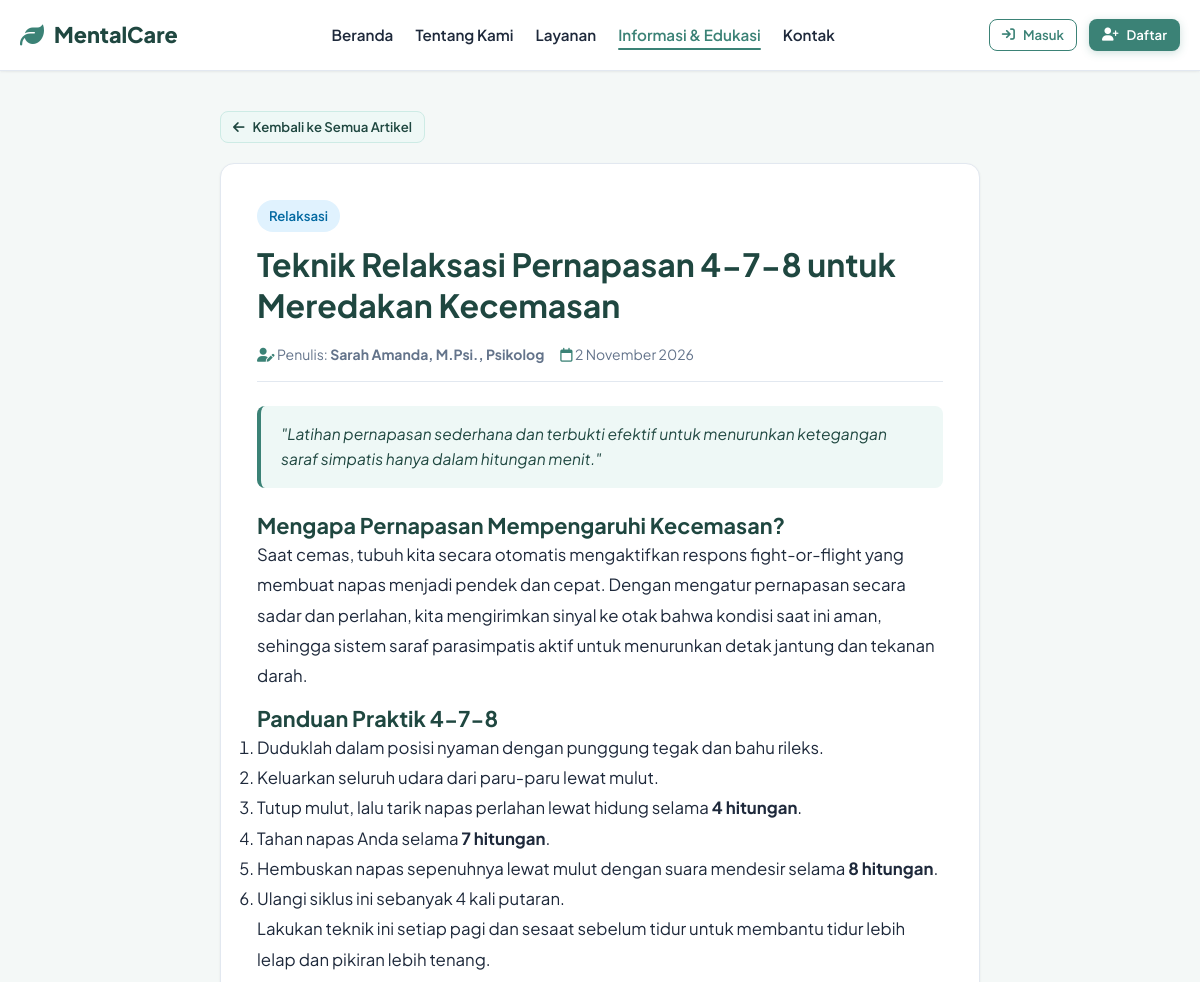
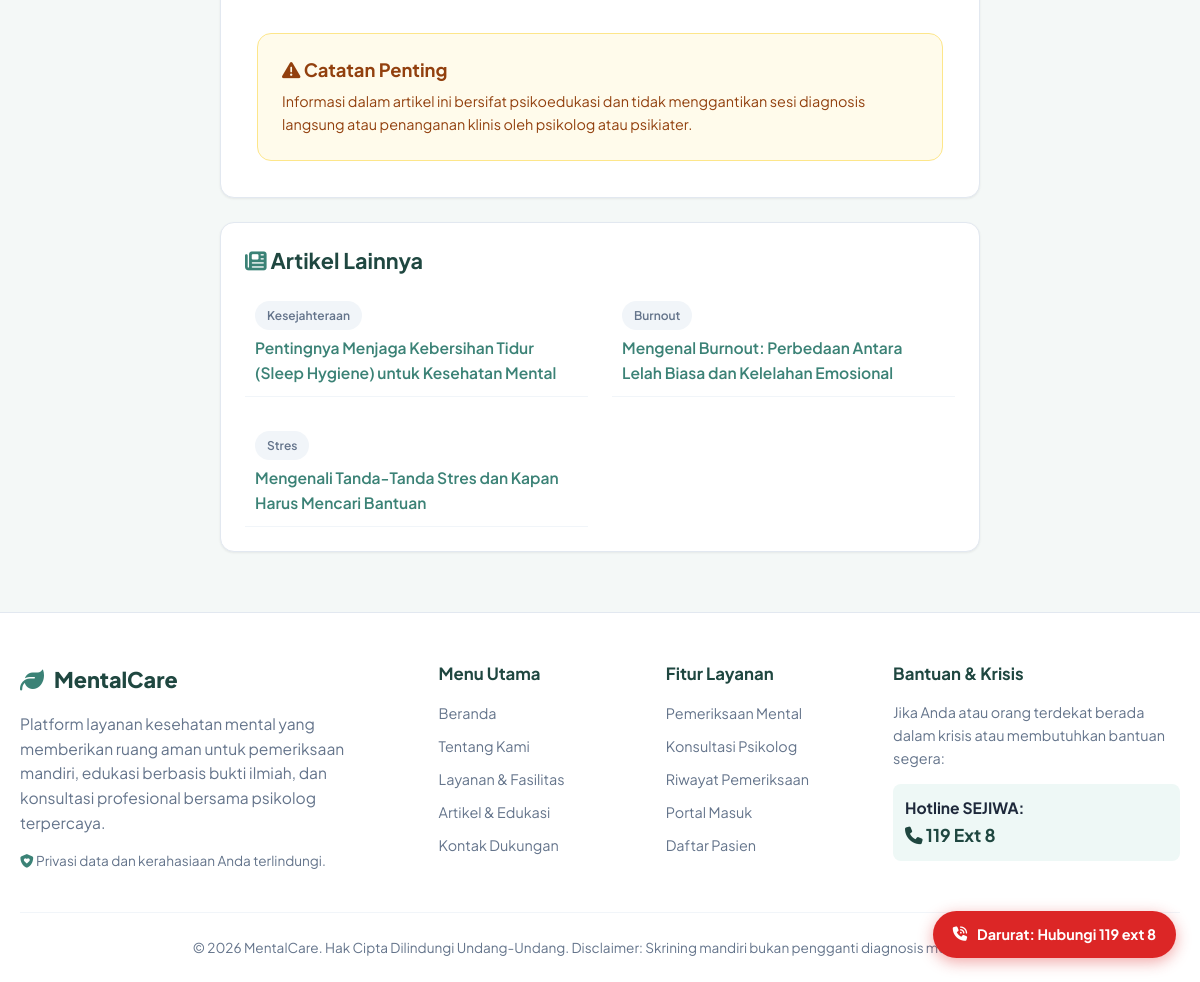
Screenshot of /artikel_detail.php?id=2 with the database file from the repository (2 pictures, top to bottom).
### tables this page shows
CREATE TABLE artikel (
  id INT AUTO_INCREMENT PRIMARY KEY,
  judul VARCHAR(220) NOT NULL,
  slug VARCHAR(240) NOT NULL UNIQUE,
  kategori VARCHAR(80) NOT NULL DEFAULT 'Edukasi',
  ringkasan TEXT NULL,
  isi MEDIUMTEXT NOT NULL,
  gambar VARCHAR(255) NULL,
  penulis_id INT NULL,
  created_at TIMESTAMP DEFAULT CURRENT_TIMESTAMP,
  FOREIGN KEY (penulis_id) REFERENCES users(id) ON DELETE SET NULL
);

CREATE TABLE users (
  id INT AUTO_INCREMENT PRIMARY KEY,
  nama VARCHAR(120) NOT NULL,
  identitas_nik VARCHAR(50) NULL COMMENT 'NIK atau NIM pasien/pengguna',
  email VARCHAR(120) NOT NULL UNIQUE,
  password VARCHAR(255) NOT NULL,
  role ENUM('admin', 'psikolog', 'pasien') NOT NULL DEFAULT 'pasien',
  no_hp VARCHAR(30) NULL,
  tanggal_lahir DATE NULL,
  jenis_kelamin ENUM('L', 'P') NULL,
  foto VARCHAR(255) NULL DEFAULT 'default.png',
  status ENUM('aktif', 'nonaktif') NOT NULL DEFAULT 'aktif',
  consent_at DATETIME NULL,
  created_at TIMESTAMP DEFAULT CURRENT_TIMESTAMP,
  updated_at TIMESTAMP DEFAULT CURRENT_TIMESTAMP ON UPDATE CURRENT_TIMESTAMP
);

### config/config.php (called while the page is built, shortened)
<?php
function db(): PDO {
    static $pdo = null;
    if ($pdo === null) {
        $dsn = 'mysql:host=' . DB_HOST . ';dbname=' . DB_NAME . ';charset=utf8mb4';
        $options = [
            PDO::ATTR_ERRMODE => PDO::ERRMODE_EXCEPTION,
            PDO::ATTR_DEFAULT_FETCH_MODE => PDO::FETCH_ASSOC,
            PDO::ATTR_EMULATE_PREPARES => false,
            PDO::MYSQL_ATTR_INIT_COMMAND => "SET NAMES utf8mb4 COLLATE utf8mb4_unicode_ci"
        ];
        $pdo = new PDO($dsn, DB_USER, DB_PASS, $options);
    }
    return $pdo;
}
function e($str): string {
    return htmlspecialchars((string)($str ?? ''), ENT_QUOTES, 'UTF-8');
}
function url(string $path = ''): string {
    $cleanPath = ltrim($path, '/');
    return BASE_URL . ($cleanPath ? '/' . $cleanPath : '');
}
function format_tanggal(?string $date, bool $includeTime = false): string {
    $timestamp = strtotime($date);
    $bulan = [
        1 => 'Januari', 'Februari', 'Maret', 'April', 'Mei', 'Juni',
        'Juli', 'Agustus', 'September', 'Oktober', 'November', 'Desember'
    ];
    $d = date('j', $timestamp);
    $m = $bulan[(int)date('n', $timestamp)];
    $y = date('Y', $timestamp);
    $formatted = "$d $m $y";
    return $formatted;
}

### artikel_detail.php (the view, shortened to what this page needs)
<?php
require_once 'config/config.php';
$id = (int)($_GET['id'] ?? 0);
$stmt = db()->prepare('SELECT a.*, u.nama as nama_penulis FROM artikel a LEFT JOIN users u ON u.id = a.penulis_id WHERE a.id = ?');
$stmt->execute([$id]);
$article = $stmt->fetch();
$stmtOther = db()->prepare('SELECT id, judul, kategori FROM artikel WHERE id != ? ORDER BY id DESC LIMIT 4');
$stmtOther->execute([$id]);
$otherArticles = $stmtOther->fetchAll();
require 'includes/header.php';
?>
<div class="container container-narrow" style="padding-top: 40px; margin-bottom: 60px;">
  <a href="<?= url('artikel.php') ?>" class="btn btn-light btn-sm" style="margin-bottom: 20px;">
    <i class="fa-solid fa-arrow-left"></i> Kembali ke Semua Artikel
  </a>
  <article class="card" style="padding: 36px;">
    <span class="badge badge-info" style="margin-bottom: 12px;"><?= e($article['kategori']) ?></span>
    <h1 style="font-size: 2rem; margin-bottom: 16px;"><?= e($article['judul']) ?></h1>
    <div style="display: flex; gap: 16px; color: var(--text-muted); font-size: 0.875rem; border-bottom: 1px solid var(--border-color); padding-bottom: 16px; margin-bottom: 24px; flex-wrap: wrap;">
      <span><i class="fa-solid fa-user-pen text-primary"></i> Penulis: <strong><?= e($article['nama_penulis'] ?? 'Tim Psikolog MentalCare') ?></strong></span>
      <span><i class="fa-regular fa-calendar text-primary"></i> <?= format_tanggal($article['created_at']) ?></span>
    </div>
    <?php if (!empty($article['ringkasan'])): ?>
      <div style="background: var(--primary-light); padding: 16px 20px; border-radius: var(--radius-sm); margin-bottom: 24px; font-style: italic; color: var(--primary-dark); border-left: 4px solid var(--primary);">
        "<?= e($article['ringkasan']) ?>"
      </div>
    <?php endif; ?>
    <div class="article-content" style="font-size: 1.05rem; line-height: 1.8; color: var(--text-main);">
      <?= $article['isi']  ?>
    </div>
    <div style="margin-top: 40px; padding: 24px; background: #fffbeb; border: 1px solid #fde68a; border-radius: var(--radius-md);">
      <h4 style="color: #92400e; margin-bottom: 8px;"><i class="fa-solid fa-triangle-exclamation"></i> Catatan Penting</h4>
      <p style="font-size: 0.9rem; color: #92400e; margin: 0;">
        Informasi dalam artikel ini bersifat psikoedukasi dan tidak menggantikan sesi diagnosis langsung atau penanganan klinis oleh psikolog atau psikiater.
      </p>
    </div>
  </article>
  <?php if (!empty($otherArticles)): ?>
    <div class="card" style="padding: 24px; margin-top: 24px;">
      <h3 style="margin-bottom: 16px;"><i class="fa-solid fa-newspaper text-primary"></i> Artikel Lainnya</h3>
      <div class="grid grid-2">
        <?php foreach ($otherArticles as $oa): ?>
          <div style="padding: 10px; border-bottom: 1px solid var(--border-light);">
            <span class="badge badge-secondary" style="font-size: 0.75rem;"><?= e($oa['kategori']) ?></span>
            <div style="font-weight: 600; margin-top: 6px;">
              <a href="<?= url('artikel_detail.php?id=' . $oa['id']) ?>"><?= e($oa['judul']) ?></a>
            </div>
          </div>
        <?php endforeach; ?>
      </div>
    </div>
  <?php endif; ?>
</div>
<?php require 'includes/footer.php'; ?>

### assets/css/style.css (style rules this page uses)
:root { --primary: #3b8276; --primary-hover: #2f695f; --primary-light: #eef8f6; --primary-dark: #1f4740; --secondary: #0284c7; --secondary-light: #e0f2fe; --accent: #14b8a6; --success: #10b981; --success-bg: #d1fae5; --success-text: #065f46; --info: #0ea5e9; --info-bg: #e0f2fe; --info-text: #0369a1; --warning: #f59e0b; --warning-bg: #fef3c7; --warning-text: #92400e; --danger: #ef4444; --danger-bg: #fee2e2; --danger-text: #991b1b; --bg-body: #f4f8f7; --bg-card: #ffffff; --text-main: #1e293b; --text-muted: #64748b; --border-color: #e2e8f0; --border-light: #f1f5f9; --sidebar-width: 260px; --navbar-height: 70px; --radius-sm: 8px; --radius-md: 14px; --radius-lg: 20px; --radius-full: 9999px; --shadow-sm: 0 1px 3px rgba(0,0,0,0.04), 0 1px 2px rgba(0,0,0,0.03); --shadow-md: 0 4px 6px -1px rgba(0,0,0,0.06), 0 2px 4px -2px rgba(0,0,0,0.04); --shadow-lg: 0 10px 15px -3px rgba(0,0,0,0.07), 0 4px 6px -4px rgba(0,0,0,0.04); --transition: all 0.25s cubic-bezier(0.4, 0, 0.2, 1); }
* { box-sizing: border-box; margin: 0; padding: 0; }
body { font-family: 'Plus Jakarta Sans', system-ui, -apple-system, sans-serif; background-color: var(--bg-body); color: var(--text-main); line-height: 1.6; font-size: 0.975rem; -webkit-font-smoothing: antialiased; }
a { color: var(--primary); text-decoration: none; transition: var(--transition); }
h1, h2, h3, h4, h5, h6 { color: var(--primary-dark); font-weight: 700; line-height: 1.3; }
h1 { font-size: 2.25rem; }
h3 { font-size: 1.35rem; }
h4 { font-size: 1.15rem; }
p { margin-bottom: 0.85rem; }
p:last-child { margin-bottom: 0; }
.text-primary { color: var(--primary); }
.btn { display: inline-flex; align-items: center; justify-content: center; gap: 8px; padding: 10px 20px; font-size: 0.95rem; font-weight: 600; border-radius: var(--radius-md); border: 1px solid transparent; cursor: pointer; text-decoration: none; transition: var(--transition); line-height: 1.4; white-space: nowrap; }
.btn-light { background-color: var(--primary-light); color: var(--primary-dark) !important; border-color: #cdebe5; }
.btn-sm { padding: 6px 12px; font-size: 0.825rem; border-radius: var(--radius-sm); }
.badge { display: inline-flex; align-items: center; gap: 6px; padding: 5px 12px; font-size: 0.825rem; font-weight: 600; border-radius: var(--radius-full); }
.badge-info { background-color: var(--info-bg); color: var(--info-text); }
.badge-secondary { background-color: #f1f5f9; color: var(--text-muted); }
.container { width: 100%; max-width: 1200px; margin: 0 auto; padding: 0 20px; }
.container-narrow { max-width: 800px; }
.grid { display: grid; grid-template-columns: repeat(auto-fit, minmax(280px, 1fr)); gap: 24px; }
.grid-2 { display: grid; grid-template-columns: repeat(2, 1fr); gap: 24px; }
.card { background: var(--bg-card); border-radius: var(--radius-md); padding: 24px; box-shadow: var(--shadow-sm); border: 1px solid var(--border-color); margin-bottom: 24px; transition: var(--transition); }

### rows the page displays
artikel: kategori "Relaksasi", judul "Teknik Relaksasi Pernapasan 4-7-8 untuk Meredakan Kecemasan", penulis.nama "Sarah Amanda, M.Psi., Psikolog", created_at "2 November 2026", ringkasan "Latihan pernapasan sederhana dan terbukti efektif untuk menurunkan ketegangan saraf simpatis hanya dalam hitungan menit.", isi "Mengapa Pernapasan Mempengaruhi Kecemasan? Saat cemas, tubuh kita secara otomatis mengaktifkan respons fight-or-flight yang membuat napas menjadi pendek dan cepat. Dengan mengatur pernapasan secara sadar dan perlahan, kita mengirimkan sinyal ke otak bahwa kondisi saat ini aman, sehingga sistem saraf parasimpatis aktif untuk menurunkan detak jantung dan tekanan darah. Panduan Praktik 4-7-8 Duduklah dalam posisi nyaman dengan punggung tegak dan bahu rileks. Keluarkan seluruh udara dari paru-paru lewat mulut. Tutup mulut, lalu tarik napas perlahan lewat hidung selama 4 hitungan . Tahan napas Anda selama 7 hitungan . Hembuskan napas sepenuhnya lewat mulut dengan suara mendesir selama 8 hitungan…"
artikel: kategori "Kesejahteraan", judul "Pentingnya Menjaga Kebersihan Tidur (Sleep Hygiene) untuk Kesehatan Mental"
artikel: kategori "Burnout", judul "Mengenal Burnout: Perbedaan Antara Lelah Biasa dan Kelelahan Emosional"
artikel: kategori "Stres", judul "Mengenali Tanda-Tanda Stres dan Kapan Harus Mencari Bantuan"

### other values shown
APP_NAME "MentalCare"
